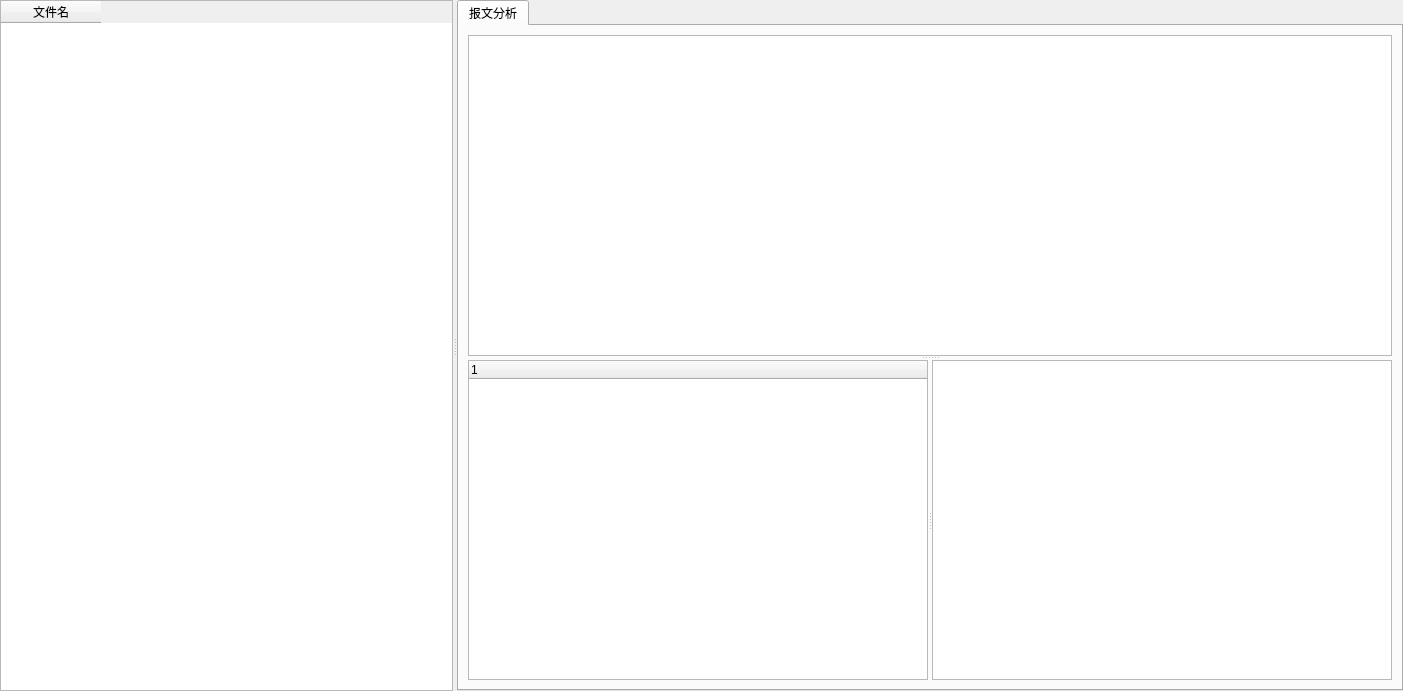
<?xml version="1.0" encoding="UTF-8"?>
<ui version="4.0">
 <class>AnalysisPcapFile</class>
 <widget class="QWidget" name="AnalysisPcapFile">
  <property name="geometry">
   <rect>
    <x>0</x>
    <y>0</y>
    <width>1403</width>
    <height>691</height>
   </rect>
  </property>
  <property name="windowTitle">
   <string>Form</string>
  </property>
  <layout class="QGridLayout" name="gridLayout">
   <property name="margin">
    <number>0</number>
   </property>
   <item row="0" column="0">
    <widget class="QSplitter" name="splitter">
     <property name="orientation">
      <enum>Qt::Horizontal</enum>
     </property>
     <widget class="QTableWidget" name="PcapFileName">
      <property name="minimumSize">
       <size>
        <width>0</width>
        <height>0</height>
       </size>
      </property>
      <column>
       <property name="text">
        <string notr="true">文件名</string>
       </property>
      </column>
     </widget>
     <widget class="QTabWidget" name="tabWidget">
      <property name="currentIndex">
       <number>0</number>
      </property>
      <widget class="QWidget" name="PcapDataInfo">
       <attribute name="title">
        <string>报文分析</string>
       </attribute>
       <layout class="QGridLayout" name="gridLayout_2">
        <item row="0" column="0">
         <widget class="QSplitter" name="splitter_3">
          <property name="orientation">
           <enum>Qt::Vertical</enum>
          </property>
          <widget class="QTableWidget" name="PcapHreadInfo"/>
          <widget class="QSplitter" name="splitter_2">
           <property name="orientation">
            <enum>Qt::Horizontal</enum>
           </property>
           <widget class="QTreeWidget" name="PcapTreeinfo">
            <column>
             <property name="text">
              <string notr="true">1</string>
             </property>
            </column>
           </widget>
           <widget class="QTextEdit" name="PcapBinaryInfo"/>
          </widget>
         </widget>
        </item>
       </layout>
      </widget>
     </widget>
    </widget>
   </item>
  </layout>
 </widget>
 <resources/>
 <connections/>
</ui>
